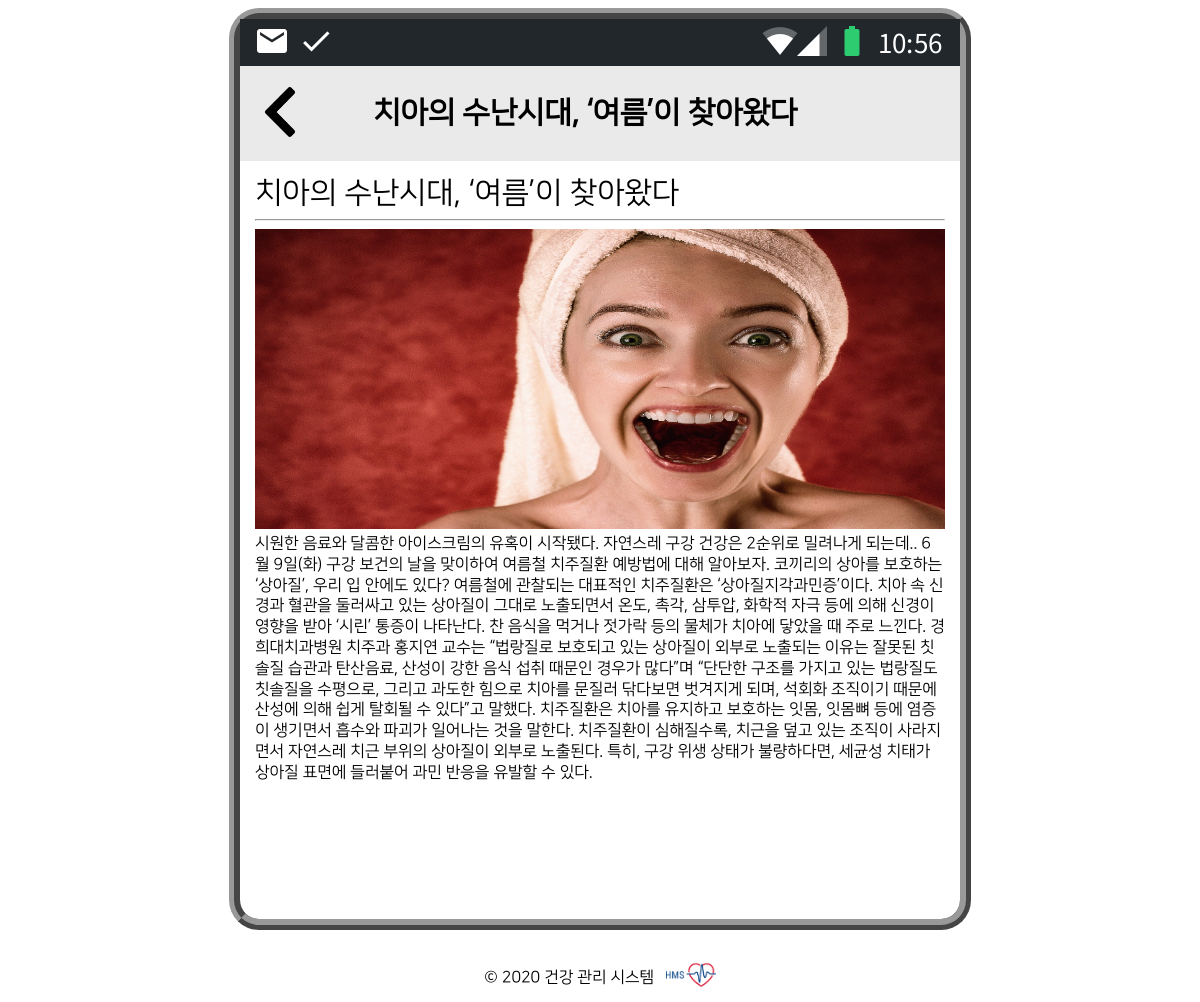
The page /magazine/9 on the database its author committed.
### main/models.py (models this page shows, shortened)
class Magazine(models.Model):
    class meta:
        ordering = ['m_created_at']
    m_title = models.CharField(max_length=20, verbose_name="기사")
    m_content = models.TextField(verbose_name="본문")
    m_created_at = models.DateTimeField(auto_now_add=True)
    m_modified_at = models.DateTimeField(auto_now=True)
    m_thumbnail = models.ImageField(upload_to="magazine", blank=True, null=True, verbose_name="사진")

### main/views.py (the view)
# urls.py: path("magazine/<pk>", views.MagazineDetail.as_view(), name="magazine-detail"),
class MagazineDetail(View):
    def get(self, request, pk):
        m = get_object_or_404(Magazine, pk=pk)
        return render(request, 'main/magazine/detail.html', {
            'm' : m,
            'inner_title' : m.m_title,
            'navVisible' : False
        })

### main/templates/main/magazine/detail.html
{% extends 'main/include/head.html' %}
{% block content %}
<div>
    <span class="f-title">{{m.m_title}}</span>
    <hr>
    {% if m.m_thumbnail %}
        <img src="{{m.m_thumbnail.url}}" style="width : 100%; height : 300px;">
    {% endif %}
    <span class="f-content">{{m.m_content}}</span>
</div>
{% endblock %}

### main/templates/main/include/head.html (shortened to what this page needs)
{% load static %}
<!DOCTYPE html>
<html lang="ko">
<head>
    <link rel="stylesheet" href="https://cdnjs.cloudflare.com/ajax/libs/jquery-modal/0.9.1/jquery.modal.min.css" />
    <link type="text/css" href="{% static 'main/css/hms.css' %}" rel="stylesheet"/>
    <link rel="stylesheet" href="https://unpkg.com/swiper/css/swiper.css">
</head>
<body>
<div class="outer">
<div class="wrapper">
    <div class="div"><img src="{% static 'main/img/Status-bar.png' %}" alt="header"></div>
    <div class="div" style="margin-top: -4px; background-color: #eaeaea; display : flex; align-items : center;">
        <div style="width: 50px; display:inline-block; margin-left:25px;:">
            <a href="/"><img src="{% static 'main/img/carrot-left.png' %}" alt="" width="30px" height="50px"></a>
        </div>
        <div style="width: 540px; text-align: center; display: inline-block;">
            <p style="font-size: 30px; font-weight : bold;">{% if inner_title %}{{inner_title}}{% else %}건강 관리 시스템{% endif %}</p>
        </div>
    </div>
<div class='content-wrapper'>
{% block content %}
{% endblock %}
</div>
</div>
</div>
<div class="footer" style="margin-top : 30px; align-items : center;">
    © 2020 건강 관리 시스템 &nbsp&nbsp<a href="https://gitlab.com/paulAhn"><img src="{% static 'main/img/logo.png' %}" height=30/></a>
</div>
</body>
</html>

### main/static/main/css/hms.css (style rules this page uses)
body { font-family:'NanumSquareR', 'Malgun Gothic', dotum, sans-serif; color:#000; }
.outer, .footer { display: flex; flex : 1; justify-content: center; }
.div { width: 720px; }
.content-wrapper { padding : 15px; }
.wrapper { width: 720px; border : 3mm ridge #999999; border-radius: 30px; min-height: 900px; }
span.f-title { font-size: 30px; }
span.f-content { font-size: 16px; line-height: 1.3em; }

### rows shown on the page
Magazine: m_title "치아의 수난시대, ‘여름’이 찾아왔다", m_thumbnail (picture), m_content "시원한 음료와 달콤한 아이스크림의 유혹이 시작됐다. 자연스레 구강 건강은 2순위로 밀려나게 되는데.. 6월 9일(화) 구강 보건의 날을 맞이하여 여름철 치주질환 예방법에 대해 알아보자. 코끼리의 상아를 보호하는 ‘상아질’, 우리 입 안에도 있다? 여름철에 관찰되는 대표적인 치주질환은 ‘상아질지각과민증’이다. 치아 속 신경과 혈관을 둘러싸고 있는 상아질이 그대로 노출되면서 온도, 촉각, 삼투압, 화학적 자극 등에 의해 신경이 영향을 받아 ‘시린’ 통증이 나타난다. 찬 음식을 먹거나 젓가락 등의 물체가 치아에 닿았을 때 주로 느낀다. 경희대치과병원 치주과 홍지연 교수는 “법랑질로 보호되고 있는 상아질이 외부로 노출되는 이유는 잘못된 칫솔질 습관과 탄산음료, 산성이 강한 음식 섭취 때문인 경우가 많다”며 “단단한 구조를 가지고 있는 법랑질도 칫솔질을 수평으로, 그리고 과도한 힘으로 치아를 문질러 닦다보면 벗겨지게 되며, 석회화 조직이기 때문에 산성에 의해 쉽게 탈회될 수 있다”고 말했다. 치주질환은 치아를 유지하고 보호하는 잇몸, 잇몸뼈 등에 염증이 생기면서 흡수와 파괴가 일어나는 것을 말한다. 치주질환이 심해질수록, 치근을 덮고 있는 조직이 사라지면서 자연스레 치근 부위의 상아질이 외부로 노출된다. 특히, 구강 위생 상태가 불량하다면, 세균성 치태가 상아질 표면에 들러붙어 과민 반응을 유발할 수 있다."
